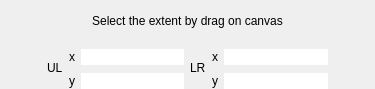
<?xml version="1.0" encoding="UTF-8"?>
<ui version="4.0">
 <class>ExtentSelector</class>
 <widget class="QWidget" name="ExtentSelector">
  <property name="geometry">
   <rect>
    <x>0</x>
    <y>0</y>
    <width>375</width>
    <height>89</height>
   </rect>
  </property>
  <layout class="QGridLayout" name="gridLayout">
   <property name="margin">
    <number>0</number>
   </property>
   <item row="2" column="0">
    <widget class="QWidget" name="widget" native="true">
     <layout class="QGridLayout" name="gridLayout_2">
      <property name="topMargin">
       <number>0</number>
      </property>
      <property name="bottomMargin">
       <number>0</number>
      </property>
      <item row="1" column="3">
       <widget class="QLineEdit" name="y1CoordEdit">
        <property name="styleSheet">
         <string notr="true">font-size: 9pt</string>
        </property>
        <property name="frame">
         <bool>false</bool>
        </property>
       </widget>
      </item>
      <item row="0" column="7">
       <widget class="QLineEdit" name="x2CoordEdit">
        <property name="styleSheet">
         <string notr="true">font-size: 9pt</string>
        </property>
        <property name="frame">
         <bool>false</bool>
        </property>
       </widget>
      </item>
      <item row="0" column="1" rowspan="2">
       <widget class="QLabel" name="label_2">
        <property name="styleSheet">
         <string notr="true">font-size: 9pt</string>
        </property>
        <property name="text">
         <string>UL</string>
        </property>
       </widget>
      </item>
      <item row="1" column="7">
       <widget class="QLineEdit" name="y2CoordEdit">
        <property name="styleSheet">
         <string notr="true">font-size: 9pt</string>
        </property>
        <property name="frame">
         <bool>false</bool>
        </property>
       </widget>
      </item>
      <item row="0" column="5" rowspan="2">
       <widget class="QLabel" name="label">
        <property name="styleSheet">
         <string notr="true">font-size: 9pt</string>
        </property>
        <property name="text">
         <string>LR</string>
        </property>
       </widget>
      </item>
      <item row="0" column="8">
       <spacer name="horizontalSpacer_2">
        <property name="orientation">
         <enum>Qt::Horizontal</enum>
        </property>
        <property name="sizeHint" stdset="0">
         <size>
          <width>40</width>
          <height>20</height>
         </size>
        </property>
       </spacer>
      </item>
      <item row="1" column="2">
       <widget class="QLabel" name="point2">
        <property name="styleSheet">
         <string notr="true">font-size: 9pt;</string>
        </property>
        <property name="text">
         <string>y</string>
        </property>
       </widget>
      </item>
      <item row="0" column="3">
       <widget class="QLineEdit" name="x1CoordEdit">
        <property name="minimumSize">
         <size>
          <width>0</width>
          <height>0</height>
         </size>
        </property>
        <property name="styleSheet">
         <string notr="true">font-size: 9pt</string>
        </property>
        <property name="frame">
         <bool>false</bool>
        </property>
       </widget>
      </item>
      <item row="0" column="0">
       <spacer name="horizontalSpacer">
        <property name="orientation">
         <enum>Qt::Horizontal</enum>
        </property>
        <property name="sizeHint" stdset="0">
         <size>
          <width>40</width>
          <height>20</height>
         </size>
        </property>
       </spacer>
      </item>
      <item row="0" column="2">
       <widget class="QLabel" name="point1">
        <property name="styleSheet">
         <string notr="true">font-size: 9pt</string>
        </property>
        <property name="text">
         <string>x</string>
        </property>
       </widget>
      </item>
      <item row="0" column="6">
       <widget class="QLabel" name="label_3">
        <property name="styleSheet">
         <string notr="true">font-size: 9pt</string>
        </property>
        <property name="text">
         <string>x</string>
        </property>
       </widget>
      </item>
      <item row="1" column="6">
       <widget class="QLabel" name="label_4">
        <property name="styleSheet">
         <string notr="true">font-size: 9pt</string>
        </property>
        <property name="text">
         <string>y</string>
        </property>
       </widget>
      </item>
     </layout>
    </widget>
   </item>
   <item row="1" column="0">
    <widget class="QLabel" name="widget_title">
     <property name="text">
      <string>Select the extent by drag on canvas</string>
     </property>
     <property name="alignment">
      <set>Qt::AlignCenter</set>
     </property>
    </widget>
   </item>
  </layout>
 </widget>
 <resources/>
 <connections/>
</ui>
